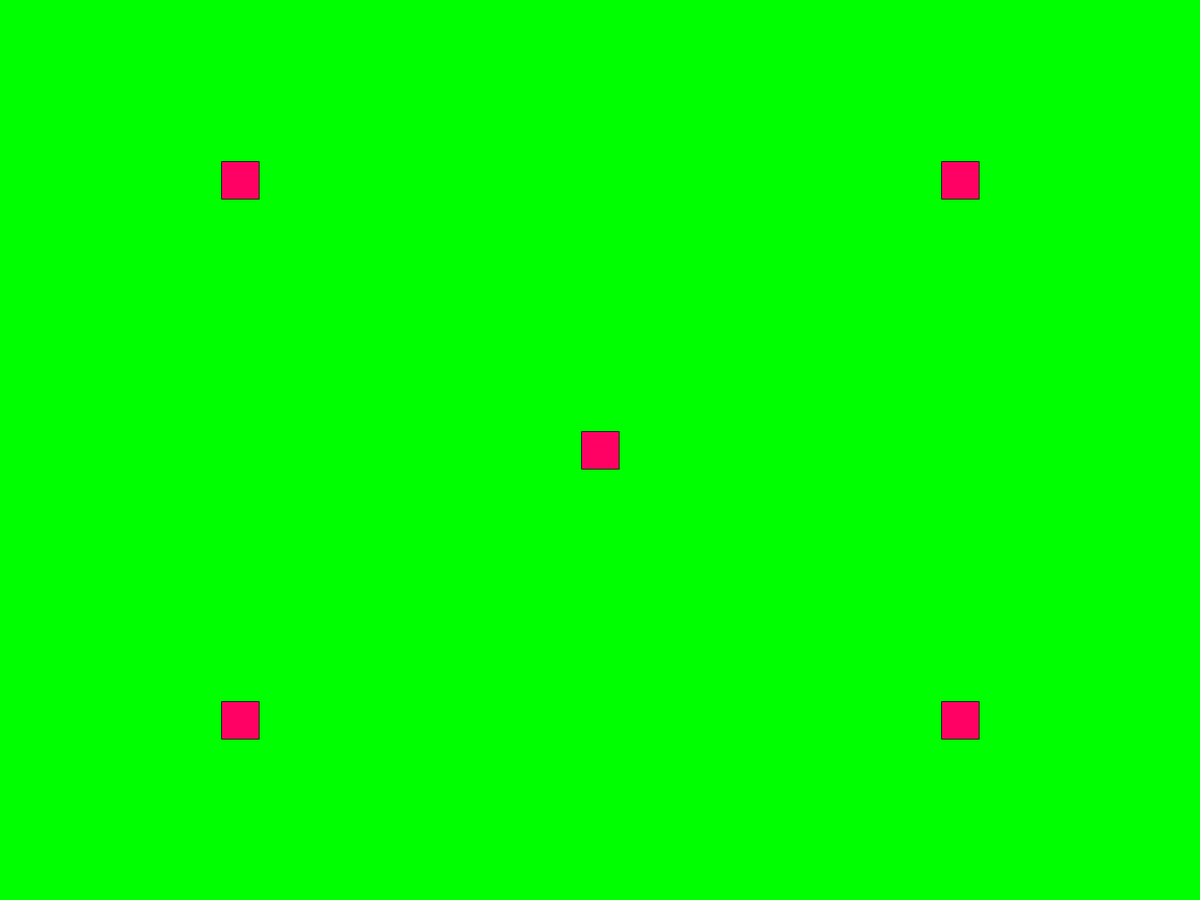
Frame 1 (no input)
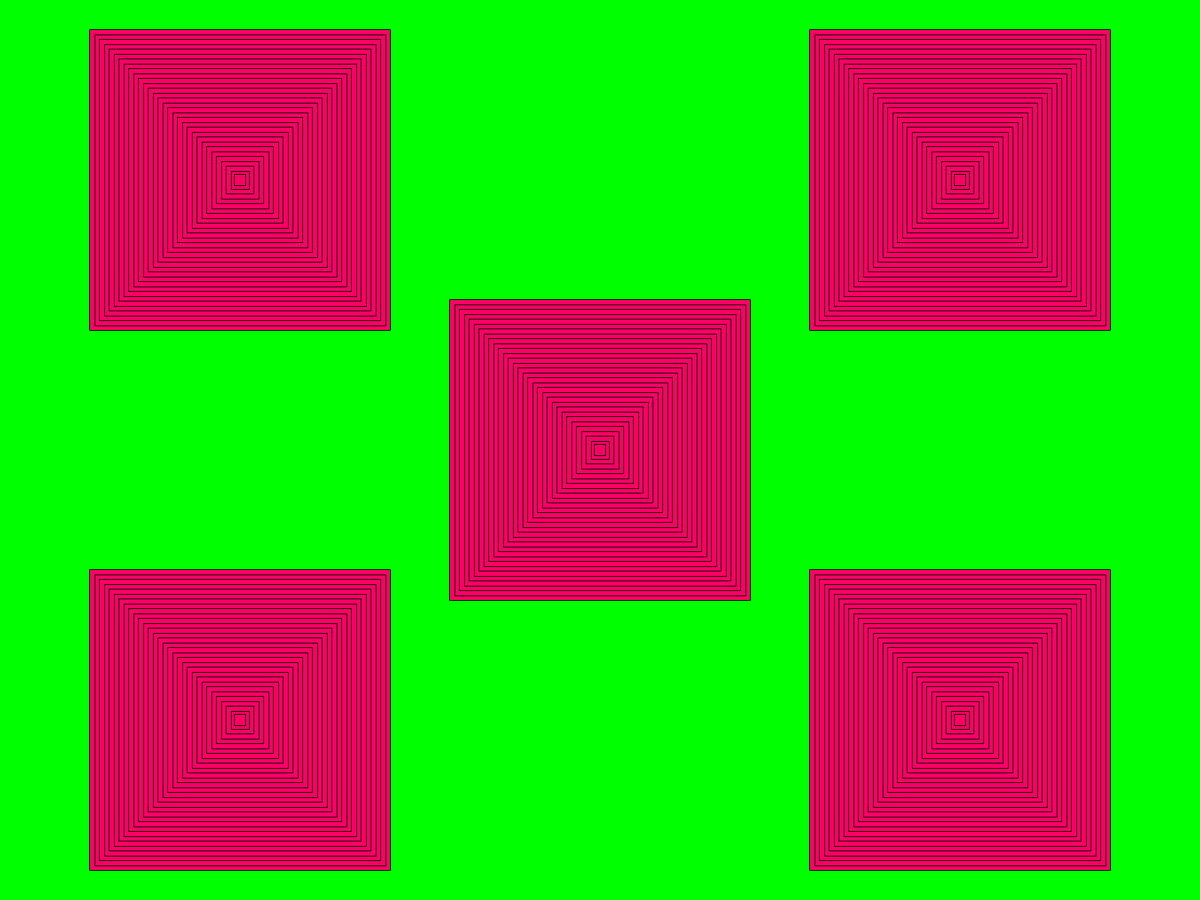
Frame 60 (the mouse pressed at the canvas centre just before this capture)
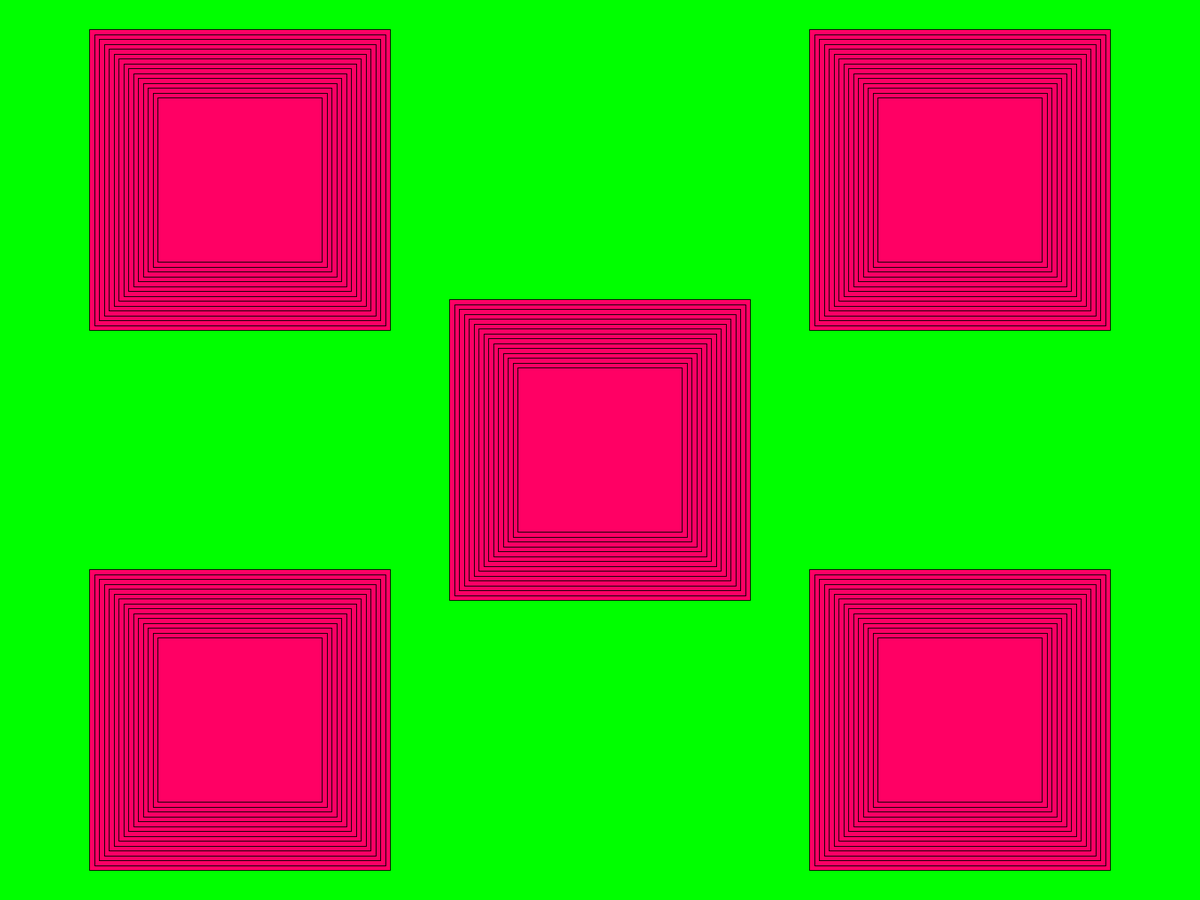
Frame 120 (the mouse held since frame 60 and released just before this capture)

The Processing sketch that drew these frames (run headless with seeded random() and noise(); from frame 60 on, the mouse is pressed at the canvas centre):

// Processing sketch: Heart Beat
// ── Heart Beat.pde
// Name: Faiyam Islam
// Date: 9/02/22
// Description: Continuation of simple variable functionality and if conditionals.
// Resizing objects using variables

float dia; 
float growth; 

void setup() {
	// size (500,500);
	fullScreen();
	rectMode(CENTER);
	dia = 50;
	growth = 13; 
	background(0,255,0);
}

void draw() {
	// background (0,255,0);
	fill (255,0,100);
	rect (width/2, height/2, dia, dia);
	
	rect(width/5, height/5, dia, dia);
	rect(4*width/5, 4*height/5, dia, dia);
	rect(4*width/5, height/5, dia, dia);
	rect(width/5, 4*height/5, dia, dia);
	
	dia = dia + growth;
	
	if (dia > 400 || dia < -100) {
		growth = growth * -1;
	}
}
